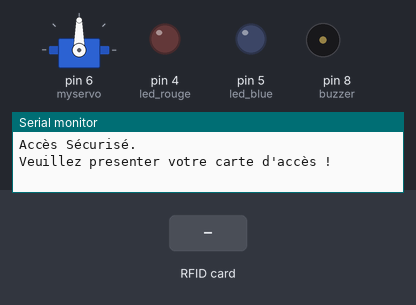
Bench run of a sketch on a simulated Arduino Uno, built with avr-gcc and run on an emulated ATmega328P. On the bench: servo, output pins drawn as LEDs (lit = HIGH), buzzer (waves = sounding, pin HIGH), the last lines printed to the serial monitor. Inputs (shaded band) come from the test bench. Pins used as bus, display or sensor lines are not drawn.

Above: at 1.2 s.
1.3 s: RFID card 93 95 82 C5 held to the reader
At 1.45 s:
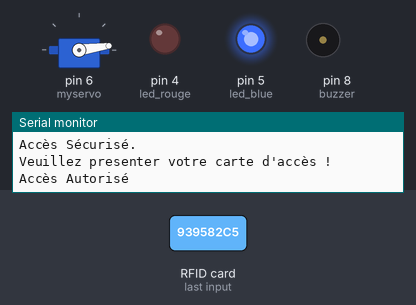
At 3.5 s:
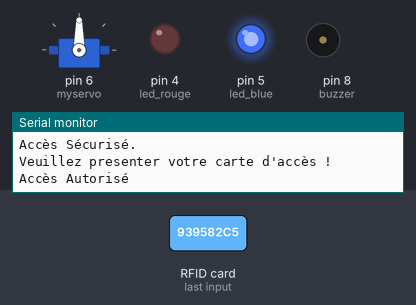
Timing chart, 0 to 14.7 s (numbered marks = the images above; inputs shaded):
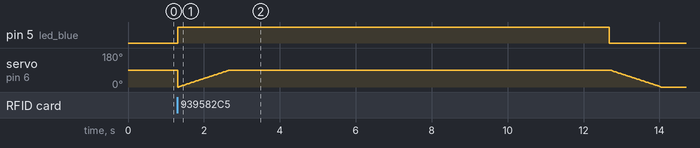

The sketch:

main.ino
```cpp
#include <SPI.h>
#include <MFRC522.h>
#include <Wire.h>
// #include <LiquidCrystal_I2C.h>
#include <Servo.h>

Servo myservo;  // create servo object to control a servo
// twelve servo objects can be created on most boards

int pos = 0;    // variable to store the servo position

#define SDA 10  // const int SDA = 10
#define RESET 9

int buzzer = 8;

// LiquidCrystal_I2C lcd(0x27,16,2);
//ou bien  0x3F,20,4

String numeroAutorise = "939582C5";
String numeroIdentificateur = "";

MFRC522 rfid(SDA, RESET);

int led_rouge = 4;
int led_blue = 5;

int verification = 0;


void setup() {
  // put your setup code here, to run once:
  Serial.begin(9600);
  SPI.begin();
  rfid.PCD_Init();
  Serial.println("Accès Sécurisé.");
  Serial.println("Veuillez presenter votre carte d'accès !");
  pinMode(led_rouge, OUTPUT);
  pinMode(led_blue, OUTPUT);
  pinMode(buzzer, OUTPUT);
  // lcd.init();                      // initialize the lcd
  // lcd.backlight();
  myservo.attach(6);  // attaches the servo on pin 9 to the servo object
}

void loop() {
  // put your main code here, to run repeatedly:
  // lcd.setCursor(0,0);
  // lcd.print("Acces securise");
  // lcd.setCursor(0,1);
  // lcd.print("votre carte SVP");

  while(lecture())
  {
    // lcd.clear();
    if(numeroIdentificateur == numeroAutorise)
    {
      Serial.println("Accès Autorisé");
      // lcd.print("Acces Autorise");
      digitalWrite(led_blue, HIGH);


      for (pos = 0; pos <= 90; pos += 1) { // goes from 0 degrees to 180 degrees
        // in steps of 1 degree
        myservo.write(pos);              // tell servo to go to position in variable 'pos'
        delay(15);                       // waits 15ms for the servo to reach the position
      }
      delay(10000);
      digitalWrite(led_blue, LOW);
      // lcd.clear();
      for (pos = 90; pos >= 0; pos -= 1) { // goes from 180 degrees to 0 degrees
        myservo.write(pos);              // tell servo to go to position in variable 'pos'
        delay(15);                     // waits 15ms for the servo to reach the position
      }
      verification = 0;
      // lcd.clear();
    }
    else
    {
      Serial.println("Accès rejeté. ");
      // lcd.print("Acces rejete");
      digitalWrite(led_rouge, HIGH);
      if(verification >= 4){
        digitalWrite(buzzer, HIGH);
        delay(5000);
        digitalWrite(buzzer, LOW);
      }
      if(verification < 4){
        delay(5000);
      }
      digitalWrite(led_rouge, LOW);
      // delay(5000);

      // delay(5000);
      // lcd.clear();
      verification = verification + 1;
    }

    Serial.println("Numéro identificateur du badge : ");
    Serial.println(numeroIdentificateur);
    Serial.println("Accès Sécurisé.");
    Serial.println("Veuillez presenter votre carte d'accès !");

  }

}


bool lecture()
{
  if(! rfid.PICC_IsNewCardPresent())
  {
    return false;
  }
  if(! rfid.PICC_ReadCardSerial())
  {
    return false;
  }

  numeroIdentificateur = "";

  for(int i = 0; i < 4; i++)
  {
    numeroIdentificateur.concat(String(rfid.uid.uidByte[i], HEX));
  }

  numeroIdentificateur.toUpperCase();

  rfid.PICC_HaltA();


  return true;

}
```

Measured:
- after the input at 1.3 s, pin 5 (led_blue): LOW → HIGH at once, → LOW 11.4 s later
